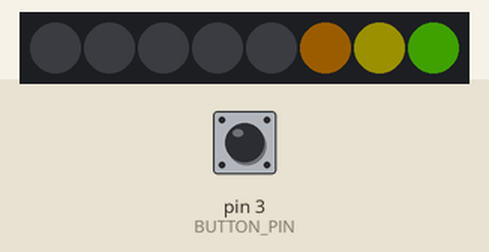
Bench run of a sketch on a simulated Arduino Nano, built with avr-gcc and run on an emulated ATmega328P. Parts: 8 RGB LEDs in strip order, left to right. The inputs (shaded band) are chosen by the test bench; at power-on: pin 3 (BUTTON_PIN) HIGH. Dim RGB values are drawn brighter than linear.

Above: at 0.75 s.
1.3 s: pin 3 (BUTTON_PIN) pulled LOW for 0.15 s
At 1.79 s:
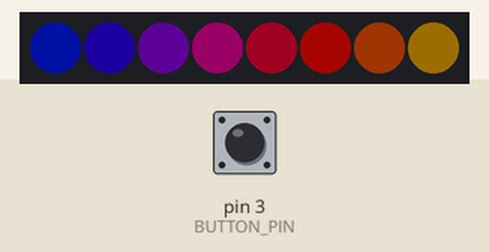
2.0 s: pin 3 (BUTTON_PIN) pulled LOW for 1 s
3.6 s: pin 3 (BUTTON_PIN) pulled LOW for 0.15 s
At 3.9 s:
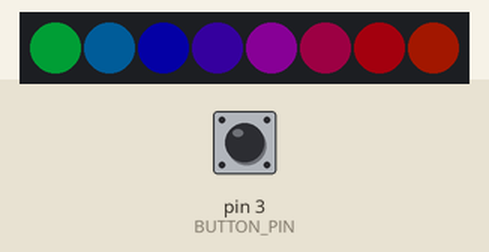
4.3 s: pin 3 (BUTTON_PIN) pulled LOW for 0.15 s
At 4.6 s:
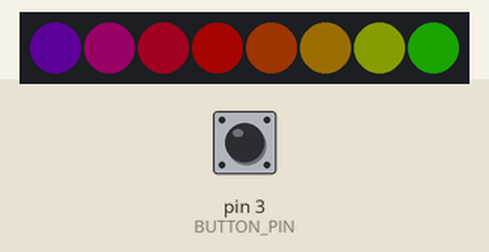
5.0 s: pin 3 (BUTTON_PIN) pulled LOW for 3.2 s
At 8.35 s:
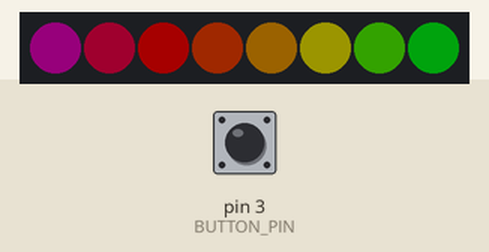
8.8 s: pin 3 (BUTTON_PIN) pulled LOW for 1 s
At 9.95 s:
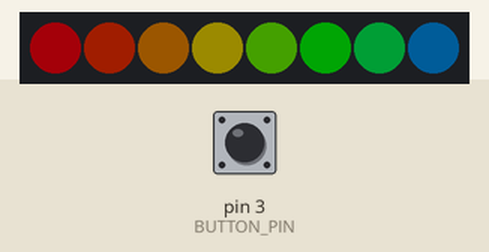
Timing chart, 0 to 14.0 s (numbered marks = the images above; inputs shaded):
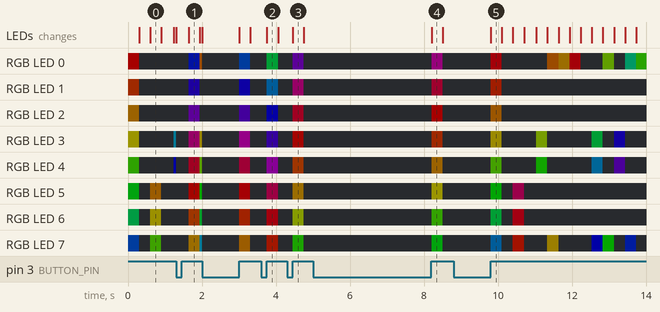

Measured:
- after the input at 1.3 s, the LEDs: first change at once (image 1 shows a later state)
- after the input at 3.6 s, the LEDs: change after 0.15 s (image 2)
- after the input at 4.3 s, the LEDs: change after 0.15 s (image 3)
- after the input at 5.0 s, the LEDs: change after 3.2 s (image 4)
- after the input at 8.8 s, the LEDs: change after 1.0 s (image 5)

The sketch:

Oval.ino
```cpp
/// @file    Blink.ino
/// @brief   Blink the first LED of an LED strip
/// @example Blink.ino

/*
 * Modified by Mark Olson for his Arduino class https://github.com/Mark-MDO47/ArduinoClass
 *
 * We are using an Arduino Nano with a USB mini-B connector
 *            V3.0 ATmega328P 5V 16M CH340 Compatible to Arduino Nano V3
 *            32Kbyte Flash (program storage), 2Kbyte SRAM, 1Kbyte EEPROM
 *            http://www.mouser.com/pdfdocs/Gravitech_Arduino_Nano3_0.pdf
 *            http://www.pighixxx.com/test/pinouts/boards/nano.pdf
 *
 * Oval.ino is code for https://github.com/Mark-MDO47/ArduinoClass/tree/master/02_PersistenceOfVision/Part_C
 *
 * Persistence of Vision Oval pattern
 */

 // connections:
//
// Nano pin 5V      LEDstick VCC
// Nano pin GND     LEDstick GND
// Nano pin D-7     LEDstick DIN
//
// Nano pin D-3     Button


#include <FastLED.h>

// How many leds in your strip?
#define NUM_LEDS 8 // Mark-MDO47 we have 8 LEDs

// For led chips like WS2812, which have a data line, ground, and power, you just
// need to define DATA_PIN.  For led chipsets that are SPI based (four wires - data, clock,
// ground, and power), like the LPD8806 define both DATA_PIN and CLOCK_PIN
// Clock pin only needed for SPI based chipsets when not using hardware SPI
#define DATA_PIN 7 // Mark-MDO47 we use pin 7 for LEDs
// #define CLOCK_PIN 13 // Mark-MDO47 we don't use CLOCK_PIN with this LED Strip

// Mark-MDO47 we will use a button
#define BUTTON_PIN 3 // Mark-MDO47 we use pin 3 for button


// Mark-MDO47 Sawtooth or Oval pattern or Hello pattern
// #define PATTERN_SAWTOOTH 1
// #define PATTERN_OVAL 1
#define PATTERN_HELLO 1

// Mark-MDO47 All RED or Rainbow pattern
// #define COLOR_ALL_RED 1
#define COLOR_RAINBOW 1

#ifdef PATTERN_HELLO
#define PTRN_CALLS_THEN_REPEAT 70 // the HELLO WORLD! pattern does this many calls then repeats
static uint8_t pattern_bits[PTRN_CALLS_THEN_REPEAT] = { 0xFF, 0x18, 0x18, 0x18, 0xFF, 0x00, 0xFF, 0x89, 0x89, 0x89, 0x00, 0xFF, 0x01, 0x01, 0x01, 0x00, 0xFF, 0x01, 0x01, 0x01, 0x00, 0x7E, 0x81, 0x81, 0x7E, 0x00, 0xE0, 0x1E, 0x01, 0x1E, 0xE0, 0x1E, 0x01, 0x1E, 0xE0, 0x00, 0x7E, 0x81, 0x81, 0x7E, 0x00, 0xFF, 0x98, 0x94, 0x63, 0x00, 0xFF, 0x01, 0x01, 0x01, 0x00, 0xFF, 0x81, 0x42, 0x3C, 0x00, 0xF9, 0x00 };
#endif // PATTERN_HELLO

#ifdef PATTERN_OVAL
#define PTRN_CALLS_THEN_REPEAT 52 // the Oval pattern does this many calls then repeats
static uint8_t oval_pattern_bits[PTRN_CALLS_THEN_REPEAT] = { 0x18, 0x24, 0x42, 0x81, 0x81, 0x81, 0x42, 0x24, 0x18, 0x00, 0x00, 0x00, 0x00, 0x00, 0x00, 0x00, 0x06, 0x06, 0x00, 0x00, 0x00, 0x00, 0x00, 0x00, 0x00, 0x00, 0x20, 0x50, 0x20, 0x00, 0x00, 0x00, 0x00, 0x00, 0x00, 0x18, 0x24, 0x42, 0x81, 0x81, 0x99, 0x99, 0x81, 0x81, 0x42, 0x24, 0x18, 0x00, 0x00, 0x00, 0x00, 0x00 };
#endif // PATTERN_OVAL

#ifdef PATTERN_SAWTOOTH
#define PTRN_CALLS_THEN_REPEAT 14 // the Sawtooth pattern does this many calls then repeats
static uint8_t pattern_bits[PTRN_CALLS_THEN_REPEAT] = { 0x80, 0x40, 0x20, 0x10, 0x08, 0x04, 0x02, 0x01, 0x02, 0x04, 0x08, 0x10, 0x20, 0x40 };
#endif // PATTERN_SAWTOOTH

// Mark-MDO47 additions for rainbow colors
#define BRIGHTMAX 40 // set to 250 for MUCH brighter
#define FASTLED_RAINBOWPTRNLEN 64 // number of shades to cycle through
#define FASTLED_RAINBOWHUEROTATE 500 // rotate hues every 500th color pick

// Mark-MDO47 additions for rainbow colors
static CRGB rainbow_array[FASTLED_RAINBOWPTRNLEN]; // rainbow pattern colors
static uint8_t gHue = 0; // rotating "base color"
static uint16_t gHue_rotate_countdown = FASTLED_RAINBOWHUEROTATE;
static uint16_t next_rainbow = 0;

// Variables will change:
// Generally, you should use "unsigned long" for variables that hold time
// The value will quickly become too large for an int to store
unsigned long previousMillis = 0;        // will store last time LED was updated

// Define the array of leds
CRGB fastled_array[NUM_LEDS];

// constants won't change:
const long interval = 1;           // interval at which to blink (milliseconds)

/////////////////////////////////////////////////////////////////////////////////////////////////////////
// oval_phase(btn_pressed) - determine the state of what the phase of pattern generation is
//    returns: long int with either value >= 0 phase to blink or value < 0 paused
//
// btn_pressed - the pushbutton status; pressed==LOW, not-pressed==HIGH
//       btn_pressed LOW means reset to start of pattern and wait for btn_pressed HIGH
//       note that ONLY this routine interprets btn_pressed

long int oval_phase(int btn_pressed) {
  static long int current_phase = -1;

  if (LOW == btn_pressed) {
    current_phase = -1; // reset pattern and pause
  } else {
    current_phase += 1;
    current_phase %= PTRN_CALLS_THEN_REPEAT; // loop through the number of calls before repeat
  }

  return(current_phase);
} // end oval_phase()

/////////////////////////////////////////////////////////////////////////////////////////////////////////
// oval_pause_pattern(blink_phase, ptrn_leds) -
//    fills ptrn_leds with all CRGB:Black
//    returns: none
//
// blink_phase - ignored
// ptrn_leds   - where to store the pattern

void oval_pause_pattern(long int blink_phase, CRGB * ptrn_leds) {

  // pause pattern - all CRGB::Black
  for (long int i = 0; i < NUM_LEDS; i++) {
    ptrn_leds[i] = CRGB::Black;
  }

} // end oval_pause_pattern()

/////////////////////////////////////////////////////////////////////////////////////////////////////////
// oval_blink_pattern(blink_phase, ptrn_leds) -
//    fills ptrn_leds with next pattern based on blink_phase
//    returns: none
//
// blink_phase - long int, range 0-13
// ptrn_leds   - where to store the pattern

void oval_blink_pattern(long int blink_phase, CRGB * ptrn_leds) {
  // pattern_bits one bit per LED to be on. Most Significant bit is first LED, etc.
  uint8_t bits = pattern_bits[blink_phase];

  for (long int i = 0; i < NUM_LEDS; i++) {
    if (0 == (0x01 & bits))
       ptrn_leds[i] = CRGB::Black;
    else {
#ifdef COLOR_ALL_RED
      ptrn_leds[i] = CRGB::Red;
#endif // COLOR_ALL_RED
#ifdef COLOR_RAINBOW
      ptrn_leds[i] = rainbow_array[next_rainbow++];
      if (next_rainbow >= FASTLED_RAINBOWPTRNLEN) next_rainbow = 0;
      gHue_rotate_countdown -= 1;
      if ((0 == gHue_rotate_countdown) || (gHue_rotate_countdown >= FASTLED_RAINBOWHUEROTATE)) {
        gHue_rotate_countdown = FASTLED_RAINBOWHUEROTATE;
        gHue += 4; // rotating "base color"
        fill_rainbow(rainbow_array, FASTLED_RAINBOWPTRNLEN, gHue, 21); // this fills up the colors to send later
      }
#endif // COLOR_RAINBOW
    }
    bits >>= 1;
  }

} // end oval_blink_pattern()

/////////////////////////////////////////////////////////////////////////////////////////////////////////
// oval_fill_pattern(btn_pressed, ptrn_leds) -
//    returns: int with either value HIGH==blinked the LEDs or LOW==did not blink
//
// btn_pressed - the pushbutton status; pressed==LOW, not-pressed==HIGH
// ptrn_leds   - where to store the pattern

int oval_fill_pattern(int btn_pressed, CRGB * ptrn_leds) {
  int did_blink = LOW;
  long int blink_phase = oval_phase(btn_pressed);

  if (blink_phase < 0) {
    oval_pause_pattern(blink_phase, ptrn_leds);
    did_blink = LOW;
  } else {
    oval_blink_pattern(blink_phase, ptrn_leds);
    did_blink = HIGH;
  }

  return(did_blink);
} // end oval_fill_pattern

/////////////////////////////////////////////////////////////////////////////////////////////////////////
// handle_leds(...) - get the pattern and then display on LEDs
//    returns: int with either value HIGH==blinked the LEDs or LOW==did not blink
//
// btn_pressed - the pushbutton status; pressed==LOW, not-pressed==HIGH
//       note that this routine does not know what to do with btn_pressed;
//       the pattern routines (in this case Oval) know what to do with btn_pressed

int handle_leds(int btn_pressed) {
  int did_blink = oval_fill_pattern(btn_pressed, fastled_array); // fill the pattern into RAM

  FastLED.show(); // show the pattern on LEDs

  return(did_blink); // HIGH if blink, LOW if pause
} // end handle_leds()

/////////////////////////////////////////////////////////////////////////////////////////////////////////
// handle_button(btn_pin) - determine the state of a single button or any digital input, HIGH or LOW
//    returns: int with either value HIGH or LOW
//
// btn_pin is the pin number of the digital pin we sense for the button, range 1-13 inclusive

int handle_button(int btn_pin) {
  return(digitalRead(btn_pin)); // the pushbutton status; pressed==LOW, not-pressed==HIGH
} // end handle_button()


void setup() {
  pinMode(BUTTON_PIN, INPUT_PULLUP); // digital INPUT_PULLUP means voltage HIGH unless grounded

  // ## Clockless types ##
  FastLED.addLeds<NEOPIXEL, DATA_PIN>(fastled_array, NUM_LEDS);  // GRB ordering is assumed
  FastLED.setBrightness(BRIGHTMAX); // help keep our power draw through Arduino Nano down
  fill_rainbow(rainbow_array, FASTLED_RAINBOWPTRNLEN, gHue, 21); // this fills up the colors to send later
}

void loop() {
  // check to see if it's time to "blink" the LED strip; that is, if the difference
  // between the current time and last time you blinked the LED is bigger than
  // the interval at which you want to blink the LED.
  unsigned long currentMillis = millis();

  // Mark-MDO47 the pushbutton status; pressed==LOW, not-pressed==HIGH
  int button_up = handle_button(BUTTON_PIN);

  if (currentMillis - previousMillis >= interval) {
    // save the last time you blinked the LED
    previousMillis = currentMillis;

    handle_leds(button_up); // Mark-MDO47 generate pattern to display and display it
  }
}
```
